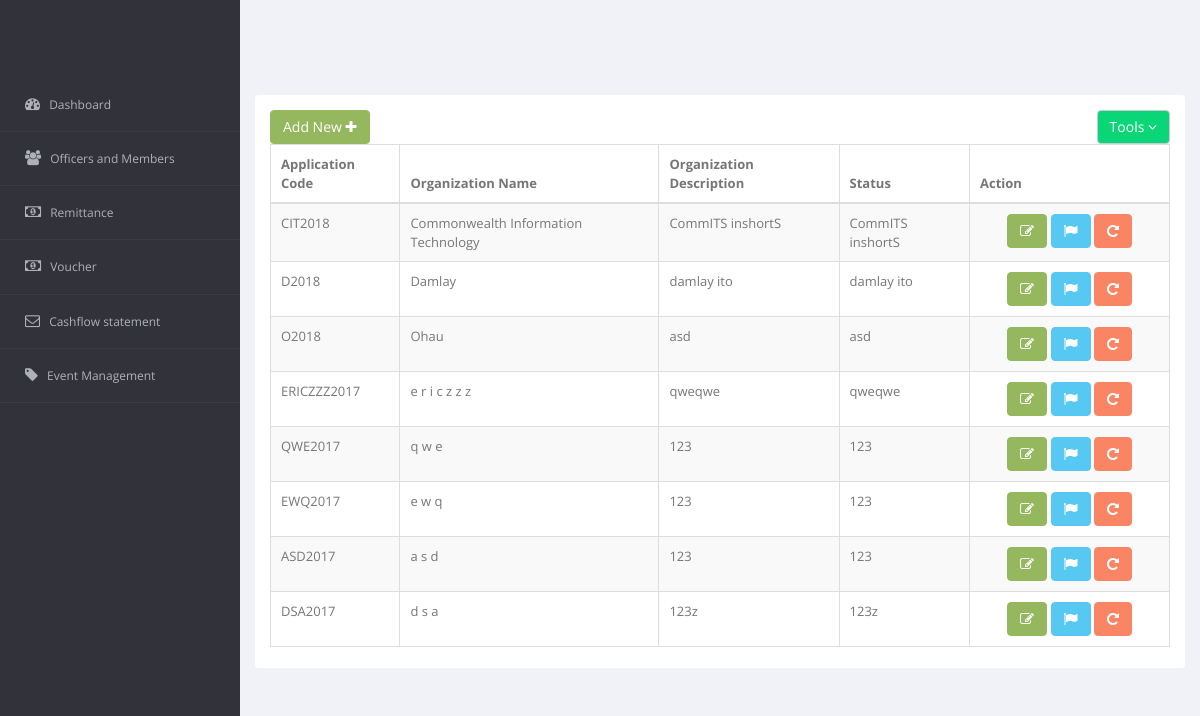
/DIR_ORG/Organization/OrganizationApplication.php, run on an earlier commit of the app's database.
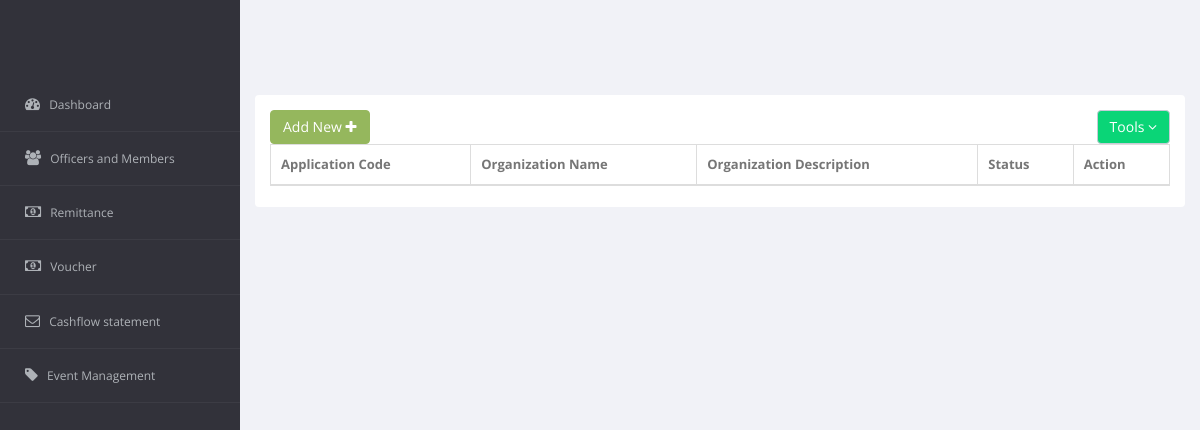
And on a later commit of the database.
### tables this page shows
CREATE TABLE `r_org_applicant_profile`  (
  `OrgAppProfile_ID` int(11) NOT NULL AUTO_INCREMENT,
  `OrgAppProfile_APPL_CODE` varchar(15) NOT NULL,
  `OrgAppProfile_NAME` varchar(100) NOT NULL,
  `OrgAppProfile_DESCRIPTION` varchar(500) NULL DEFAULT 'Organization description should be here!',
  `OrgAppProfile_STATUS` varchar(100) NOT NULL DEFAULT 'This application is ready for accreditation',
  `OrgAppProfile_DATE_ADD` datetime(0) NOT NULL DEFAULT CURRENT_TIMESTAMP,
  `OrgAppProfile_DATE_MOD` datetime(0) NOT NULL DEFAULT CURRENT_TIMESTAMP,
  `OrgAppProfile_DISPLAY_STAT` enum('Active','Inactive') NULL DEFAULT 'Active',
  PRIMARY KEY (`OrgAppProfile_ID`) USING BTREE,
  UNIQUE INDEX `UNQ_OrgAppProfile_ORG_CODE`(`OrgAppProfile_APPL_CODE`) USING BTREE
);

### DIR_ORG/Organization/OrganizationApplication.php (the view, shortened to what this page needs)
<!DOCTYPE html>
<html>
<head>
    <?php
$currentPage ='OSAS_OrgApplication';
include('../../config/connection.php');
?>
        <link href="../../ASSETS/bs3/css/bootstrap.min.css" rel="stylesheet">
        <link href="../../ASSETS/js/jquery-ui/jquery-ui-1.10.1.custom.min.css" rel="stylesheet">
        <link href="../../ASSETS/css/bootstrap-reset.css" rel="stylesheet">
        <link href="../../ASSETS/font-awesome/css/font-awesome.css" rel="stylesheet">
        <link href="../../ASSETS/js/jvector-map/jquery-jvectormap-1.2.2.css" rel="stylesheet">
        <link href="../../ASSETS/css/clndr.css" rel="stylesheet">
        <link href="../../ASSETS/js/css3clock/css/style.css" rel="stylesheet">
        <link rel="stylesheet" href="../../ASSETS/js/morris-chart/morris.css">
        <link href="../../ASSETS/css/style.css" rel="stylesheet">
        <link href="../../ASSETS/css/style-responsive.css" rel="stylesheet" />
        <link href="../../ASSETS/js/sweetalert/sweetalert.css" rel="stylesheet">
        <link href="../../ASSETS/js/advanced-datatable/css/demo_page.css" rel="stylesheet" />
        <link href="../../ASSETS/js/advanced-datatable/css/demo_table.css" rel="stylesheet" />
        <link rel="stylesheet" href="../../ASSETS/js/data-tables/DT_bootstrap.css" />
        <link href="../../ASSETS/css/style.css" rel="stylesheet">
        <link href="../../ASSETS/css/style-responsive.css" rel="stylesheet" />
        <link rel="stylesheet" type="text/css" href="../../ASSETS/js/select2/select2.css" />
        <link rel="stylesheet" type="text/css" href="../../ASSETS/js/jquery-multi-select/css/multi-select.css" />
</head>
<body>
    <section id="container">
        <aside>
            <div id="sidebar" class="nav-collapse">
                <?php
                include('../sidenav.php')
                ?>
            </div>
        </aside>
        <section id="main-content">
            <section class="wrapper">
                <div class="row" id="tableForm">
                    <div class="col-sm-12">
                        <section class="panel">
                            <div class="panel-body">
                                <div class="adv-table editable-table ">
                                    <div class="clearfix">
                                        <div class="btn-group">
                                            <button id="editable-sample_new" data-toggle="modal" id="openAddmodal" href="#Add" class="btn btn-success">
                                        Add New <i class="fa fa-plus"></i>
                                    </button>
                                        </div>
                                        <div class="btn-group pull-right">
                                            <button class="btn btn-default dropdown-toggle" data-toggle="dropdown">Tools <i class="fa fa-angle-down"></i>
                                    </button>
                                        </div>
                                    </div>
                                    <table class="table table-striped table-hover table-bordered" id="editable-sample">
                                        <thead>
                                            <tr>
                                                <th>Application Code</th>
                                                <th>Organization Name</th>
                                                <th>Organization Description</th>
                                                <th>Status</th>
                                                <th>Action</th>
                                            </tr>
                                        </thead>
                                        <tbody>
                                            <?php
                                        $view_query = mysqli_query($con,"SELECT * FROM `r_org_applicant_profile` WHERE OrgAppProfile_DISPLAY_STAT = 'Active'");
                                        while($row = mysqli_fetch_assoc($view_query))
                                        {
                                            $code = $row["OrgAppProfile_APPL_CODE"];
                                            $name = $row["OrgAppProfile_NAME"];
                                            $desc = $row["OrgAppProfile_DESCRIPTION"];
                                            echo "
                                            <tr class=''>
                                                <td>$code</td>
                                                <td>$name</td>
                                                <td>$desc</td>
                                                <td>$desc</td>
                                                <td style='width:200px'>
                                                    <center>
                                                        <a class='btn btn-success edit' style='color:white' data-toggle='modal' href='#Edit' href='javascript:;'><i class='fa fa-edit'></i></a>
                                                         <a class='btn btn-info wizardOpen' href='javascript:;'><i class='fa fa-flag'></i></a>
                                                        <a class='btn btn-danger delete' href='javascript:;'><i class='fa fa-rotate-right'></i></a>
                                                    </center>
                                                </td>
                                            </tr>
                                                    ";
                                        }
									?>
                                        </tbody>
                                    </table>
                                </div>
                            </div>
                        </section>
                    </div>
                </div>
            </section>
        </section>
    </section>
</body>
</html>

### DIR_ORG/sidenav.php (shortened to what this page needs)
<aside>
    <div id="sidebar" class="nav-collapse">
        <div class="leftside-navigation">
            <ul class="sidebar-menu" id="nav-accordion">
                <li> <a <?php if( $currentPage==='Org_Dashboard' ) {echo 'class="active"';} ?> href="dashboard.php">
                        <i class ="fa fa-dashboard" ></i>
                        <span>Dashboard</span>
                    </a>
                </li>
                <li> <a <?php if( $currentPage==='Org_OrgMem' ) {echo 'class="active"';} ?> href="OrganizationMembers.php"  >
                        <i class="fa fa-group"></i>
                        <span>Officers and Members</span>
                    </a>
                </li>
                <li> <a <?php if( $currentPage==='Org_Remit' ) {echo 'class="active"';} ?> href="Remittance.php">
                        <i class="fa fa-money"></i>
                        <span>Remittance</span>
                    </a>
                </li>
                <li> <a <?php if( $currentPage==='Org_Voucher' ) {echo 'class="active"';} ?> href="OrganizationVoucher.php">
                        <i class="fa fa-money"></i>
                        <span>Voucher</span>
                    </a>
                </li>
                <li> <a <?php if( $currentPage==='Org_Cflow' ) {echo 'class="active"';} ?> href="CashFlowStatement.php">
                        <i class="fa fa-envelope-o"></i>
                        <span>Cashflow statement</span>
                    </a>
                </li>
                <li> <a <?php if( $currentPage==='Org_Event' ) {echo 'class="active"';} ?> href="Event.php">
                        <i class="fa fa-tag"></i>
                        <span>Event Management</span>
                    </a>
                </li>            </ul>
        </div>
    </div>
</aside>

### DIR_ORG/Organization/OrganizationApplication.php (style rules this page uses)
body { margin-top: 30px; }

What changed in the data, as far as the page shows it:
removed r_org_applicant_profile: OrgAppProfile_APPL_CODE "CIT2018", OrgAppProfile_NAME "Commonwealth Information Technology", OrgAppProfile_DESCRIPTION "CommITS inshortS"
removed r_org_applicant_profile: OrgAppProfile_APPL_CODE "D2018", OrgAppProfile_NAME "Damlay", OrgAppProfile_DESCRIPTION "damlay ito"
removed r_org_applicant_profile: OrgAppProfile_APPL_CODE "O2018", OrgAppProfile_NAME "Ohau", OrgAppProfile_DESCRIPTION "asd"
removed r_org_applicant_profile: OrgAppProfile_APPL_CODE "ERICZZZ2017", OrgAppProfile_NAME "e r i c z z z", OrgAppProfile_DESCRIPTION "qweqwe"
removed r_org_applicant_profile: OrgAppProfile_APPL_CODE "QWE2017", OrgAppProfile_NAME "q w e", OrgAppProfile_DESCRIPTION "123"
removed r_org_applicant_profile: OrgAppProfile_APPL_CODE "EWQ2017", OrgAppProfile_NAME "e w q", OrgAppProfile_DESCRIPTION "123"
removed r_org_applicant_profile: OrgAppProfile_APPL_CODE "ASD2017", OrgAppProfile_NAME "a s d", OrgAppProfile_DESCRIPTION "123"
removed r_org_applicant_profile: OrgAppProfile_APPL_CODE "DSA2017", OrgAppProfile_NAME "d s a", OrgAppProfile_DESCRIPTION "123z"
